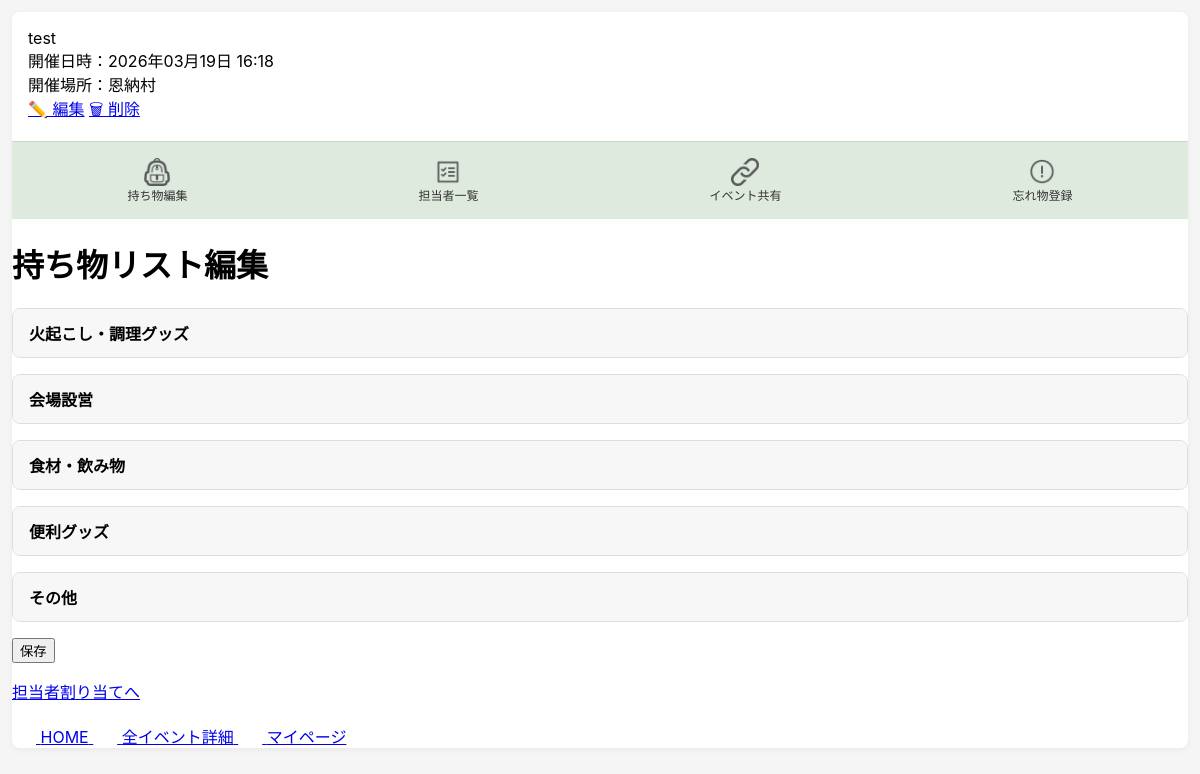
The app's page /events/38/items/ (signed in) with its own data.
### bbq_app/models.py (models this page shows, shortened)
class Event(models.Model):
    user = models.ForeignKey(settings.AUTH_USER_MODEL, on_delete=models.CASCADE, related_name="events")
    name = models.CharField("イベント名", max_length=30)
    held_at = models.DateTimeField("開催日時", null=True, blank=True)
    location = models.CharField("開催場所", max_length=50, blank=True)
    created_at = models.DateTimeField("作成日時", auto_now_add=True)
    updated_at = models.DateTimeField("更新日時", auto_now=True)

### bbq_app/views.py (the view)
# urls.py: path("events/<int:event_id>/items/", views.item_edit, name="item_edit"),
@login_required
def item_edit(request, event_id):
    event = get_object_or_404(Event, id=event_id, user=request.user)
    items = (
        EventItem.objects.filter(event=event).select_related("bbq_item").order_by("bbq_item__category", "bbq_item__name"))
    if request.method == "POST":
        selected_ids = set(request.POST.getlist("selected_items"))
        for event_item in items:
            event_item.is_selected = str(event_item.id) in selected_ids
        EventItem.objects.bulk_update(items, ["is_selected"])
        return redirect("item_edit", event_id=event.id)
    grouped_dict =defaultdict(list)
    category_labels = dict(BbqItem.Category.choices)
    for event_item in items:
        grouped_dict[event_item.bbq_item.category].append(event_item)
    grouped_items = []
    for category, event_items in grouped_dict.items():
        grouped_items.append({
            "label": category_labels[category],
            "items": event_items,
        })
    context = {
        "event": event,
        "grouped_items": grouped_items,
    }
    return render(request, "bbq_app/item_edit.html", context)

### bbq_app/templates/bbq_app/item_edit.html (shortened to what this page needs)
{% extends "bbq_app/base.html" %}
{% block header %}
  {% include "bbq_app/partials/event_header.html" %}
{% endblock %}
{% block content %}
<h1>持ち物リスト編集</h1>
<form method="post">
    {% for group in grouped_items %}
        <details class="item-accordion">
            <summary class="item-accordion__summary">
                {{ group.label }}
            </summary>
        </details>
    {% endfor %}
    <button type="submit">保存</button>
</form>
<p><a href="{% url 'item_assign' event.id %}">担当者割り当てへ</a></p>
{% endblock %}

### bbq_app/templates/bbq_app/partials/event_header.html
{% load static %}
{% if event %}
<div class="event-header">
  <div class="event_header__top">
    <div>
      <div class="event-header__title">{{ event.name }}</div>
      <div class="event-header__meta">
        開催日時：{{ event.held_at|date:"Y年m月d日 H:i" }}<br>
        開催場所：{{ event.location }}
      </div>
    </div>
    <div class="event-header__actions">
      <a href="{% url 'event_edit' event.id %}">✏️ 編集</a>
      <a href="{% url 'event_delete' event.id %}">🗑 削除</a>
    </div>
  </div>
  <div class="event-header__nav">
    <a href="{% url 'item_edit' event.id %}"
      class="{% if request.resolver_match.url_name == 'item_edit' %}"active{% endif %}">
      <img src="{% static 'bbq_app/images/item_edit.png' %}" width="28" alt="持ち物">
      <span>持ち物編集</span>
    </a>
    <a href="{% url 'event_participants' event.id %}"
      class="{% if request.resolver_match.url_name == 'event_participants' %}"active{% endif %}">
      <img src="{% static 'bbq_app/images/event_participants.png' %}" width="28" alt="担当者">
      <span>担当者一覧</span>
     <a href="#"
      class="{% if request.resolver_match.url_name == 'event_share' %}"active{% endif %}">
      <img src="{% static 'bbq_app/images/event_share.png' %}" width="28" alt="共有">
      <span>イベント共有</span>
       <a href="#"
      class="{% if request.resolver_match.url_name == 'forgot_item' %}"active{% endif %}">
      <img src="{% static 'bbq_app/images/forgot_item.png' %}" width="28" alt="忘物">
      <span>忘れ物登録</span>
    </a>
</div>
{% endif %}

### bbq_app/static/bbq_app/css/style.css (style rules this page uses)
body { margin:0 ; background: #f5f5f5; font-family: -apple-system, BlinkMacSystemFont, "Helvetica Neue", sanserif; }
.event-header__nav { display: flex; justify-content: space-around; background: #dfeadf; padding: 10px 0; border-top: 1px solid #c7d9c7; }
.event-header__nav a { display: flex; flex-direction: column; align-items: center; text-decoration: none; font-size: 12px; color: #333; padding: 6px 10px; border-radius: 6px; transition: 0.2s; }
.event-header { background: white; border-radius: 8px; margin: 12px; overflow: hidden; box-shadow: 0 2px 6px rgba(0,0,0,0.05); }
.event_header__top { padding: 16px; }
.item-accordion { margin-bottom: 16px; border: 1px solid #ddd; border-radius: 8px; background: #fff; overflow: hidden; }
.item-accordion__summary { padding: 12px 16px; font-weight: bold; cursor: pointer; background: #f7f7f7; list-style: none; }

### records on screen
Event: name "test", held_at "2026年03月19日 16:18", location "恩納村"

### other values on screen
{{ group.label }} "火起こし・調理グッズ" "会場設営" "食材・飲み物" "便利グッズ" "その他"
